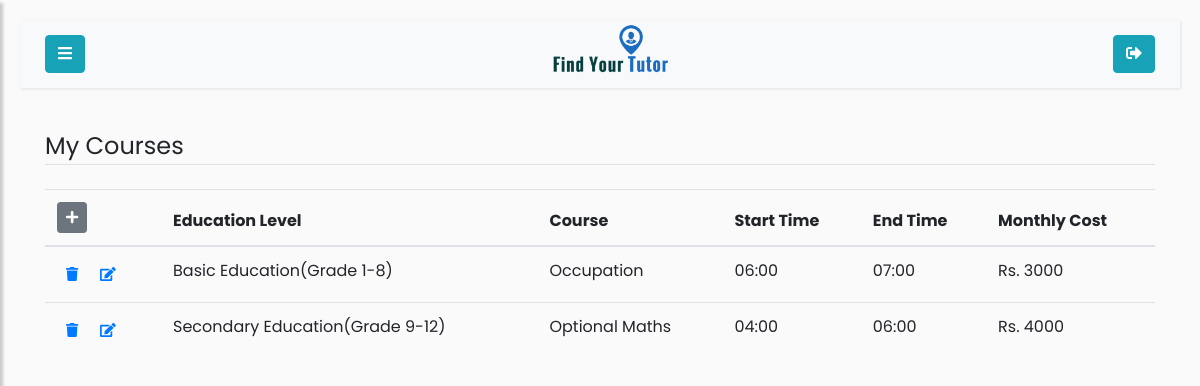
Page /tutor/my-courses (signed in) on the earlier database version.
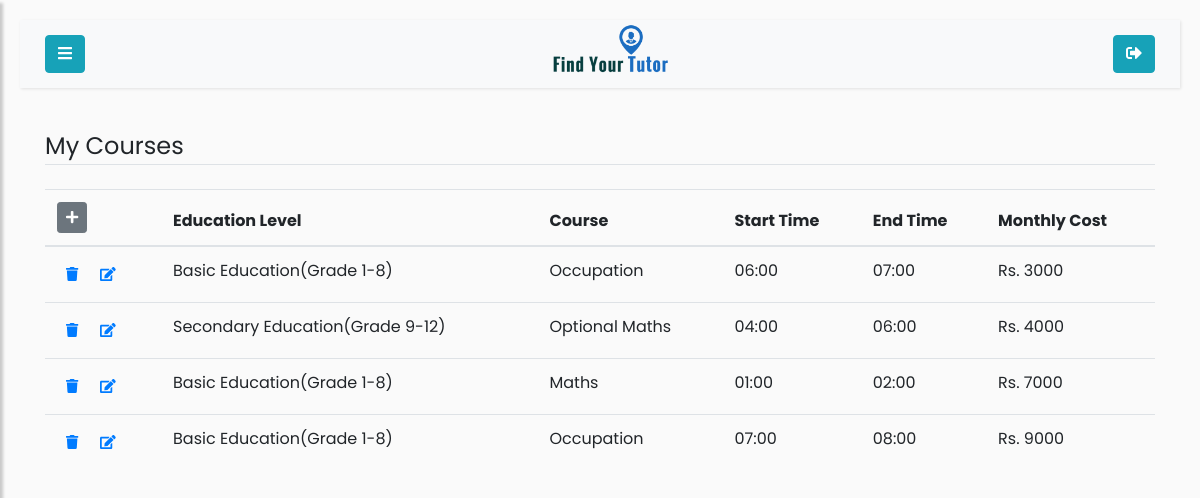
Same page on the later database version.
### app/models.py (models this page shows)
class Mycourse(db.Model):
    id = db.Column(db.Integer, primary_key=True)
    user_id = db.Column(db.Integer, db.ForeignKey('user.id'))
    course_id = db.Column(db.Integer, db.ForeignKey('course.id'))
    time = db.Column(db.Time)
    endtime = db.Column(db.Time)
    cost = db.Column(db.Integer)

class Course(db.Model):
    id = db.Column(db.Integer, primary_key=True)
    course_title = db.Column(db.String(100), nullable=False)
    course_level = db.Column(db.String(100), nullable=False)
    course_description = db.Column(db.String(1000))
    mycourse = db.relationship('Mycourse', backref='Course', cascade="all, delete")

### app/routes.py (the view)
@app.route('/tutor/my-courses', methods=['POST', 'GET'])
@login_required
def tutor_courses():
    if current_user.is_authenticated and current_user.role == 'admin':
        return redirect('/admin')
    user = User.query.filter_by(username=current_user.username).first()
    my_courses = Mycourse.query.filter_by(user_id=current_user.id)
    form = MyCourseForm()
    form.create_cost_choices()
    if user.username == current_user.username and not is_tutor(user):
        return redirect(url_for('student'))
    elif user.username == current_user.username and is_tutor(user):
        tutor=Tutor.query.filter_by(user_id=user.id).first()
        return render_template("my-courses.html", user=user, tutor=tutor,
         profilepic=fetch_profile_pic(tutor), my_courses=my_courses ,form=form)

### app/forms.py (called while the page is built)
    def create_cost_choices(self):
        cost = []
        for d in range(1000, 10000, 1000):
            cost.append((d,'Rs. ' + str(d)))
        self.cost.choices = cost

### app/models.py (called while the page is built)
@login_manager.user_loader
def load_user(id):
    return User.query.get(int(id))

### app/routes.py (called while the page is built)
def is_tutor(user):
    if user.role == 'tutor':
        return True
    elif user.role == 'student':
        return False
    elif user.role == 'admin':
        return False

def fetch_profile_pic(user_obj):
    try:
        pic_name_from_db = getattr(user_obj, 'profile_pic')
        picture_path = os.path.join(app.root_path, 'static/profile_pics')
        if pic_name_from_db in os.listdir(picture_path):
            profile_pic = url_for('static',filename='profile_pics/' + pic_name_from_db)
            return profile_pic
        return fetch_default_profile_pic(user_obj)
    except:
        return fetch_default_profile_pic(user_obj)

### app/templates/my-courses.html (shortened to what this page needs)
{% if user.role=='student' %}
    {% extends 'student.html' %}
{% else %}
    {% extends 'tutor.html' %}
{% endif %}
{% block content %}
<div class="container">
    <legend class="border-bottom mb-4">My Courses</legend>
    <div class='table-responsive'>
        <table class='table table-hover' id='my-courses-table'>
           <thead>
               <tr>
                    <th scope="col">
                        <a href="{{ url_for('courses') }}" class="btn btn-secondary btn-sm" id='add-new-course'>
                            <i class="fas fa-plus"></i>
                        </a>
                    </th>
                    <th scope="col">Education Level</th>
                    <th scope="col">Course</th>
                    <th scope="col">Start Time</th>
                    <th scope="col">End Time</th>
                    <th scope="col">Monthly Cost </th>
               </tr>
           </thead>
           <tbody>
            {% for my_course in my_courses %}
                <tr>
                    <th scope="row">
                        <a class="btn btn-link btn-sm"
                            href="{% if user.role=='tutor' %} {{url_for('delete_tutor_courses', id=my_course.id)}} {% else %} {{url_for('delete_student_courses', id=my_course.id)}} {% endif %} ">
                            <i class="fas fa-trash"></i>
                        </a>
                        <a href="{{url_for('edit_mycourse', id=my_course.id)}} "
                         class="btn btn-link btn-sm edit-btn">
                            <i class="fas fa-edit"></i>
                        </a>
                    </th>
                    <td> {{ my_course.Course.course_level or ''}} </td>
                    <td> {{ my_course.Course.course_title or '' }} </td>
                    <td> {{ my_course.time.strftime("%H:%M")  or '' }} </td>
                    <td>{{ my_course.endtime.strftime("%H:%M")  or '' }}</td>
                    <td> Rs. {{ my_course.cost or ''}} </td>
                </tr>
            {% endfor %}
           </tbody>
        </table>
    </div>
</div>
{% endblock %}

### app/templates/tutor.html (shortened to what this page needs)
{% extends "extends/base-user.html" %}

### app/templates/extends/base-user.html (shortened to what this page needs)
<!DOCTYPE html>
<html>
<head>
    <link rel="stylesheet" href="https://stackpath.bootstrapcdn.com/bootstrap/4.1.0/css/bootstrap.min.css">
    <link rel="stylesheet" href="https://cdnjs.cloudflare.com/ajax/libs/malihu-custom-scrollbar-plugin/3.1.5/jquery.mCustomScrollbar.min.css">
</head>
<body>
    <div class ='wrapper'>
        <div id='content'>
            <nav class="navbar navbar-expand-lg navbar-light bg-light">
                <div class="container-fluid">
                    <button type="button" id="sidebarCollapse" class="btn btn-info">
                        <i class="fa fa-bars"></i>
                    </button>
                    <a class="navbar-brand" href="{{url_for('home')}}">
                        <img class="image-responsive" style="width:120.5px;height:62px;margin:auto;"
                          src="{{url_for('static', filename='images/logo.png')}}" />
                    </a>
                    <a class="btn btn-info" href="{{url_for('logout')}}">
                        <i class="fas fa-sign-out-alt"></i>
                    </a>
                </div>
            </nav>
            {% block content %}{% endblock %}
        </div>
    </div>
</body>
</html>

Differences in the rows shown:
added Mycourse: Course "Basic Education(Grade 1-8)", Course "Maths", time "01:00", endtime "02:00", cost "7000"
added Mycourse: Course "Basic Education(Grade 1-8)", Course "Occupation", time "07:00", endtime "08:00", cost "9000"
